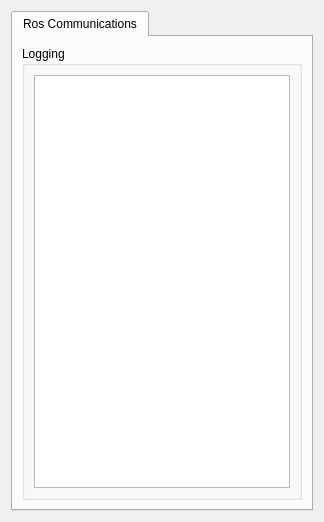
  <widget class="QWidget" name="centralwidget">
   <layout class="QGridLayout" name="gridLayout_10">
    <item row="0" column="0">
     <widget class="QTabWidget" name="tab_manager">
      <property name="sizePolicy">
       <sizepolicy hsizetype="Expanding" vsizetype="Minimum">
        <horstretch>0</horstretch>
        <verstretch>0</verstretch>
       </sizepolicy>
      </property>
      <property name="minimumSize">
       <size>
        <width>100</width>
        <height>500</height>
       </size>
      </property>
      <property name="locale">
       <locale language="English" country="Australia"/>
      </property>
      <property name="currentIndex">
       <number>0</number>
      </property>
      <widget class="QWidget" name="tab_status">
       <attribute name="title">
        <string>Ros Communications</string>
       </attribute>
       <layout class="QVBoxLayout" name="verticalLayout_2">
        <item>
         <widget class="QGroupBox" name="groupBox_12">
          <property name="sizePolicy">
           <sizepolicy hsizetype="MinimumExpanding" vsizetype="Preferred">
            <horstretch>0</horstretch>
            <verstretch>0</verstretch>
           </sizepolicy>
          </property>
          <property name="title">
           <string>Logging</string>
          </property>
          <layout class="QGridLayout" name="gridLayout_3">
           <item row="0" column="0">
            <widget class="QListView" name="view_logging"/>
           </item>
          </layout>
         </widget>
        </item>
       </layout>
      </widget>
     </widget>
    </item>
   </layout>
  </widget>
